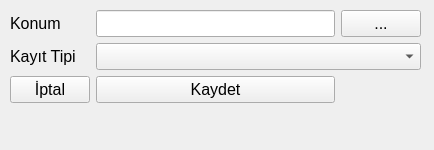
<?xml version="1.0" encoding="UTF-8"?>
<ui version="4.0">
 <class>UrunDisaAktarForm</class>
 <widget class="QWidget" name="UrunDisaAktarForm">
  <property name="geometry">
   <rect>
    <x>0</x>
    <y>0</y>
    <width>434</width>
    <height>150</height>
   </rect>
  </property>
  <property name="maximumSize">
   <size>
    <width>450</width>
    <height>150</height>
   </size>
  </property>
  <property name="font">
   <font>
    <pointsize>12</pointsize>
   </font>
  </property>
  <property name="windowTitle">
   <string>Dışa Aktar</string>
  </property>
  <widget class="QWidget" name="gridLayoutWidget">
   <property name="geometry">
    <rect>
     <x>10</x>
     <y>10</y>
     <width>411</width>
     <height>121</height>
    </rect>
   </property>
   <layout class="QGridLayout" name="gridLayout">
    <property name="sizeConstraint">
     <enum>QLayout::SetMinAndMaxSize</enum>
    </property>
    <property name="leftMargin">
     <number>0</number>
    </property>
    <property name="horizontalSpacing">
     <number>6</number>
    </property>
    <item row="0" column="2">
     <widget class="QPushButton" name="loc_button">
      <property name="text">
       <string>...</string>
      </property>
     </widget>
    </item>
    <item row="2" column="1">
     <widget class="QPushButton" name="kaydet_button">
      <property name="text">
       <string>Kaydet</string>
      </property>
     </widget>
    </item>
    <item row="0" column="1">
     <widget class="QLineEdit" name="loc_edit"/>
    </item>
    <item row="0" column="0">
     <widget class="QLabel" name="label">
      <property name="lineWidth">
       <number>1</number>
      </property>
      <property name="text">
       <string>Konum</string>
      </property>
     </widget>
    </item>
    <item row="1" column="0">
     <widget class="QLabel" name="label_2">
      <property name="text">
       <string>Kayıt Tipi</string>
      </property>
     </widget>
    </item>
    <item row="1" column="1" colspan="2">
     <widget class="QComboBox" name="kayit_tipi_cb"/>
    </item>
    <item row="2" column="0">
     <widget class="QPushButton" name="iptal_button">
      <property name="text">
       <string>İptal</string>
      </property>
     </widget>
    </item>
   </layout>
  </widget>
 </widget>
 <resources/>
 <connections/>
</ui>
